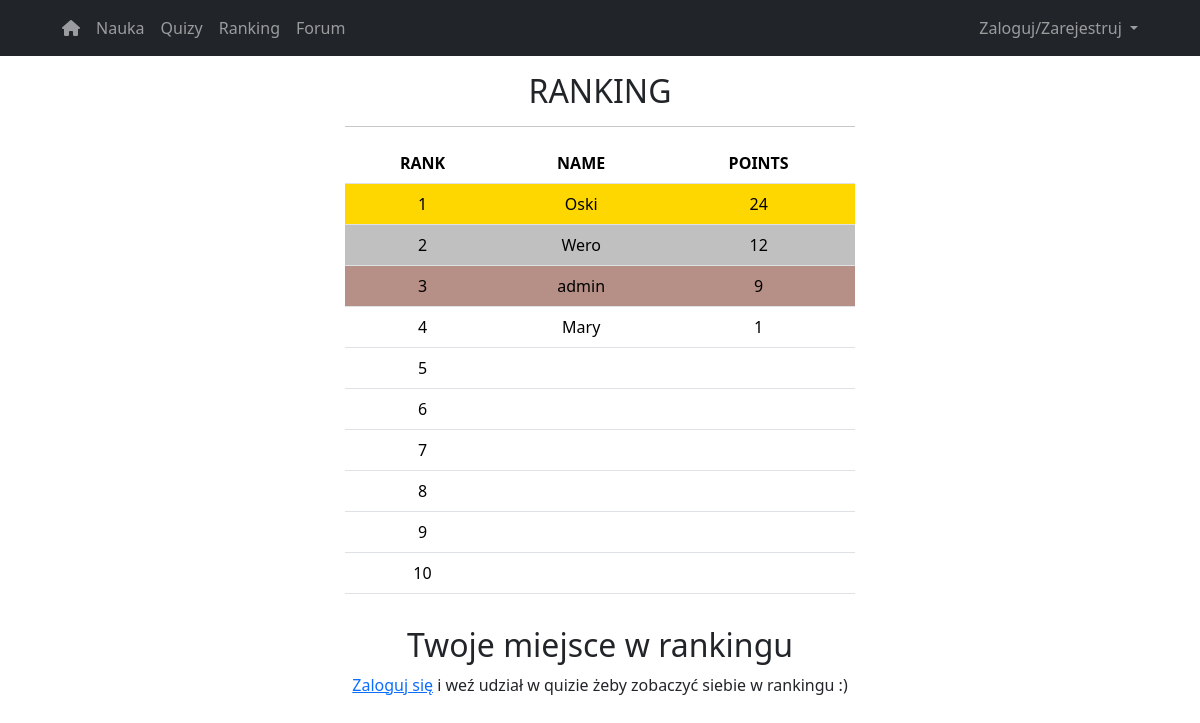
/rank, run on an earlier commit of the app's database.
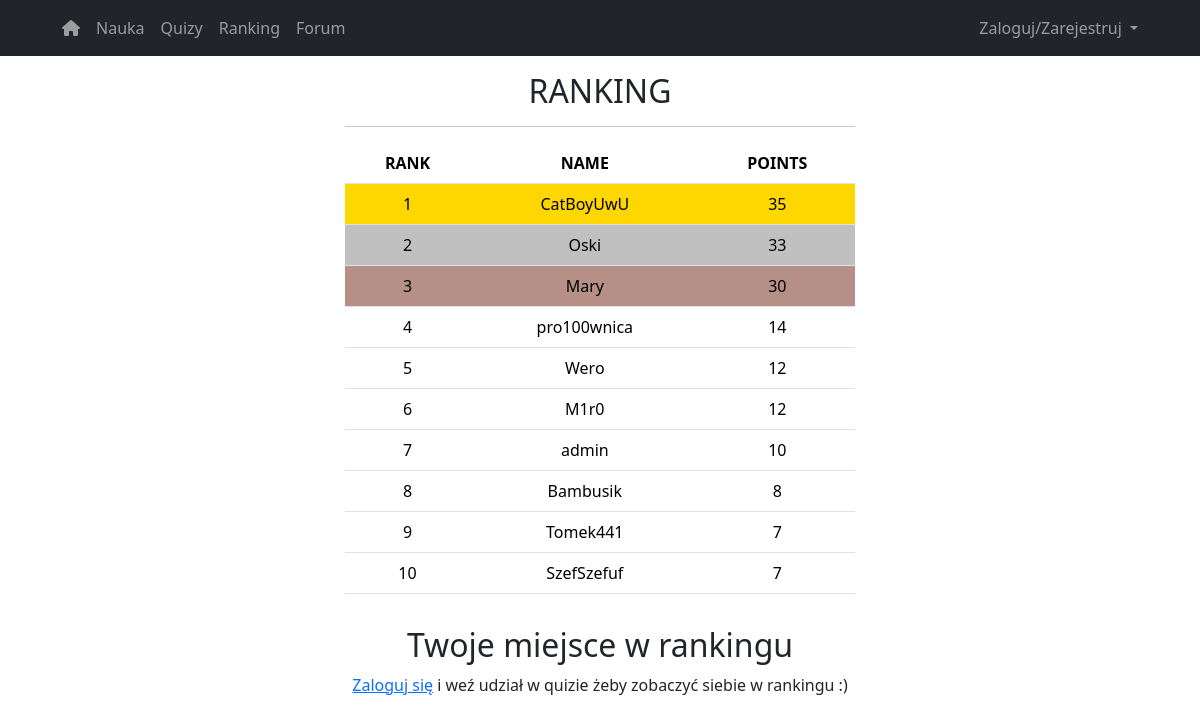
And on a later commit of the database.
### website/models.py (models this page shows)
class Rank(db.Model):
    id = db.Column(db.Integer, primary_key=True)
    name = db.Column(db.String(150), db.ForeignKey('user.first_name'))
    rank_points = db.Column(db.Integer)

### website/auth.py (the view)
@auth.route('/rank')
def rank():
    rankall = Rank.query.order_by(Rank.rank_points.desc()).limit(10).all()
    brakujace_elementy = 10 - len(rankall)
    if brakujace_elementy > 0:
        rankall.extend([''] * brakujace_elementy)
    rank1 = rankall[0]
    rank2 = rankall[1]
    rank3 = rankall[2]
    rank4 = rankall[3]
    rank5 = rankall[4]
    rank6 = rankall[5]
    rank7 = rankall[6]
    rank8 = rankall[7]
    rank9 = rankall[8]
    rank10 = rankall[9]
    if current_user.is_authenticated:
        check_your_rank = Rank.query.order_by(Rank.rank_points.desc()).all()
        rank_plaec_CU = 1
        for i in range(len(check_your_rank)):
            if check_your_rank[i].name == current_user.first_name:
                break
            else:
                rank_plaec_CU += 1
        your_rank = Rank.query.filter_by(name=current_user.first_name).first()
    else:
        your_rank = ''
        rank_plaec_CU = ''
    return render_template('rank.html', rank1=rank1, rank2=rank2, your_rank=your_rank, rank3=rank3, rank4=rank4,
                           rank5=rank5, rank6=rank6, rank7=rank7, rank8=rank8, rank9=rank9, rank10=rank10,
                           user=current_user, rank_plaec_CU=rank_plaec_CU)

### website/auth.py (called while the page is built)
@auth.before_request
def restrict_access_to_auth_routes():
    if current_user.is_authenticated and request.endpoint in ['auth.login', 'auth.sign_up']:
        return redirect(url_for('auth.mainPage'))

### website/templates/rank.html (shortened to what this page needs)
{% extends 'base.html' %}
{% block content %}
		<main>
        <div class="row align-items-center">
   <div class="mx-auto col-10 col-md-8 col-lg-6">
			<div>
				<h2 class="text-center">RANKING</h2><hr>
			</div>
            <div class="table-responsive">
			<table class="table text-center">
    <tr>
        <th>RANK</th>
        <th>NAME</th>
        <th>POINTS</th>
    </tr>
    <tr class="rank1">
        <td>1</td>
        <td>{{rank1.name}}</td>
        <td>{{rank1.rank_points}}</td>
    </tr>
    <tr class="rank2">
        <td>2</td>
        <td>{{rank2.name}}</td>
        <td>{{rank2.rank_points}}</td>
    </tr>
    <tr class="rank3">
        <td>3</td>
        <td>{{rank3.name}}</td>
        <td>{{rank3.rank_points}}</td>
    </tr>
    <tr>
        <td>4</td>
        <td>{{rank4.name}}</td>
        <td>{{rank4.rank_points}}</td>
    </tr>
    <tr>
        <td>5</td>
        <td>{{rank5.name}}</td>
        <td>{{rank5.rank_points}}</td>
    </tr>
    <tr>
        <td>6</td>
        <td>{{rank6.name}}</td>
        <td>{{rank6.rank_points}}</td>
    </tr>
    <tr>
        <td>7</td>
        <td>{{rank7.name}}</td>
        <td>{{rank7.rank_points}}</td>
    </tr>
    <tr>
        <td>8</td>
        <td>{{rank8.name}}</td>
        <td>{{rank8.rank_points}}</td>
    </tr>
    <tr>
        <td>9</td>
        <td>{{rank9.name}}</td>
        <td>{{rank9.rank_points}}</td>
    </tr>
    <tr>
        <td>10</td>
        <td>{{rank10.name}}</td>
        <td>{{rank10.rank_points}}</td>
    </tr>
</table>
            </div>
			<h2 class="text-center pt-3">Twoje miejsce w rankingu</h2>
        <div class="table-responsive">
			<div>
            {% if user.is_authenticated %}
            <table class="table text-center">
				<tr>
					<th>RANK</th>
					<th>NAME</th>
					<th>POINTS</th>
				</tr>
				{% if rank_plaec_CU==1 %}
                    <tr class="table text-center rank1">
                    {% elif rank_plaec_CU==2 %}
                    <tr class="table text-center rank2">
                    {% elif rank_plaec_CU==3 %}
                    <tr class="table text-center rank3">
                    {%else%}
                    <tr class="table text-center">
                    {%endif%}
					<td>{{rank_plaec_CU}}</td>
					<td>{{your_rank.name}}</td>
					<td>
						{{your_rank.rank_points}}
					</td>
				</tr>
			</table>
                <div class="d-grid gap-2 col-6 mx-auto">
			<a class="btn btn-dark" href="/20_marcinek/licencjat/refresh_rank">Refresh Rank</a>
            </div>
            {% else %}
                <p class="text-center"> <a href="/20_marcinek/licencjat/login">Zaloguj się</a> i weź udział w quizie żeby zobaczyć siebie w rankingu :)</p>
            {% endif %}
            </div>
            </div>
        </div>
        </div>
        </main>
{% endblock %}

### website/templates/base.html (shortened to what this page needs)
<!DOCTYPE html>
<html lang="en">
	<head>
     <link
            href="https://cdn.jsdelivr.net/npm/bootstrap@5.3.1/dist/css/bootstrap.min.css"
            rel="stylesheet"
 />
    <link
			rel="stylesheet"
			href=" {{ url_for('static', filename='style.css') }}"/>
</head>
<body>
        <nav class="navbar navbar-expand-lg navbar-dark bg-dark">
            <div class="nav-item container d-flex justify-content-between">
                <div class="container-fluid">
                    <div class="collapse navbar-collapse" id="navbarSupportedContent">
                        <ul class="navbar-nav me-auto mb-2 mb-lg-0">
							{% if user.is_authenticated %}
                            <li class="nav-item">
                                <a class="nav-link" href="/20_marcinek/licencjat/mainPage"><i class="fa-sharp fa-solid fa-house"></i></a>
                            </li>
                            <li class="nav-item">
                                <a class="nav-link" href="/20_marcinek/licencjat/course">Nauka</a>
                            </li>
                            <li class="nav-item">
                                <a class="nav-link" href="/20_marcinek/licencjat/quizy">Quizy</a>
                            </li>
                            <li class="nav-item">
                                <a class="nav-link" href="/20_marcinek/licencjat/progress">Postępy</a>
                            </li>
                                <li class="nav-item">
                                <a class="nav-link" href="/20_marcinek/licencjat/rank">Ranking</a>
                            </li>
                                <li class="nav-item">
                                <a class="nav-link" href="/20_marcinek/licencjat/forum">Forum</a>
                            </li>
							{% else %}
							<li class="nav-item">
                                <a class="nav-link" href="/20_marcinek/licencjat/mainPage"><i class="fa-sharp fa-solid fa-house"></i></a>
                            </li>
                            <li class="nav-item">
                                <a class="nav-link" href="/20_marcinek/licencjat/course">Nauka</a>
                            </li>
                            <li class="nav-item">
                                <a class="nav-link" href="/20_marcinek/licencjat/quizy">Quizy</a>
                            </li>
                            <li class="nav-item">
                                <a class="nav-link" href="/20_marcinek/licencjat/rank">Ranking</a>
                            </li>
                            <li class="nav-item">
                                <a class="nav-link" href="/20_marcinek/licencjat/forum">Forum</a>
                            </li>
							{% endif %}
                        </ul>
                        <div class="d-flex">
                            <ul class="navbar-nav me-auto mb-2 mb-lg-0">
                                <li class="nav-item dropdown">
									{% if user.is_authenticated %}
                                    <a
                                        class="nav-link dropdown-toggle"
                                        href="#"
                                        role="button"
                                        data-bs-toggle="dropdown"
                                        aria-expanded="false"><i class="fa-sharp fa-solid fa-user" style="color: #ffffff;"></i>
                                        {{current_user.first_name}}
                                    </a>
                                    <ul class="dropdown-menu">
                                    {%  if current_user.first_name=='admin' %}
                                        <li>
                                            <a class="dropdown-item" href="/20_marcinek/licencjat/adminpanel">Panel administratora</a>
                                        </li>
                                    {% endif %}
                                        <li><a class="dropdown-item" href="/20_marcinek/licencjat/changepassword">Zmiana hasła</a></li>
                                        <li>
                                            <a class="dropdown-item" href="/20_marcinek/licencjat/contact">Kontakt</a>
                                        </li>
                                        <li>
                                            <a class="dropdown-item" href="/20_marcinek/licencjat/logout">Wyloguj</a>
                                        </li>
                                    </ul>
									{% else %}
									<a
									class="nav-link dropdown-toggle"
									href="#"
									role="button"
									data-bs-toggle="dropdown"
									aria-expanded="false">
									Zaloguj/Zarejestruj
								</a>
								{% endif %}
                                </li>
                            </ul>
                        </div>
                    </div>
                </div>
            </div>
        </nav>
        <div class="container-xl py-3 px-5">
  {% block content %}{% endblock %}
        </div>
	</body>
</html>

### website/static/style.css (style rules this page uses)
.rank1 { --bs-table-bg: gold; }
.rank2 { --bs-table-bg: silver; }
.rank3 { --bs-table-bg: #b68f86; }

What changed in the data, as far as the page shows it:
added Rank: name "CatBoyUwU", rank_points "35"
added Rank: name "pro100wnica", rank_points "14"
shown differently, row unchanged: Rank "Wero": name (not shown) → "Wero"; rank_points (not shown) → "12"
added Rank: name "M1r0", rank_points "12"
changed Rank "admin": name (not shown) → "admin"; rank_points (not shown) → "10"
added Rank: name "Bambusik", rank_points "8"
added Rank: name "Tomek441", rank_points "7"
added Rank: name "SzefSzefuf", rank_points "7"
Also different on the page:
{{ rank2.name }}: "Wero" → "Oski"
{{ rank2.rank_points }}: "12" → "33"
{{ rank3.name }}: "admin" → "Mary"
{{ rank3.rank_points }}: "9" → "30"
{{ rank1.name }}: "Oski" → "CatBoyUwU"
{{ rank1.rank_points }}: "24" → "35"
{{ rank4.name }}: "Mary" → "pro100wnica"
{{ rank4.rank_points }}: "1" → "14"
